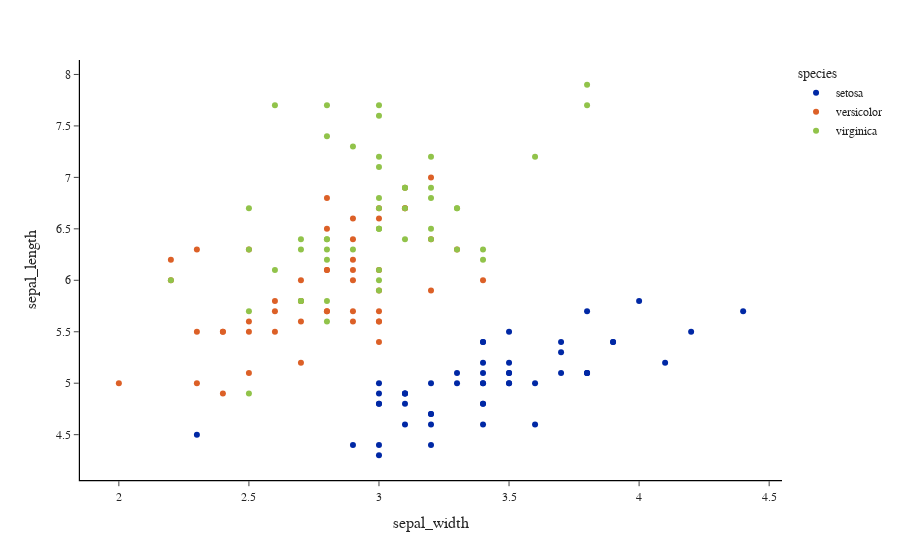

Notebook source saved alongside this figure:
### Code cell
import plotly.express as px
df = px.data.iris()
fig = px.scatter(df, x="sepal_width", y="sepal_length", color="species", template='simple_white+uzh_plotly')
fig.show()

### Figure 1 — Plotly figure (JSON) as saved in the notebook; plotly's stock layout.template omitted (floating-point values rounded to 4 significant figures)
{"data": [{"hovertemplate": "species=setosa<br>sepal_width=%{x}<br>sepal_length=%{y}<extra></extra>", "legendgroup": "setosa", "marker": {"color": "#0028a5", "symbol": "circle"}, "mode": "markers", "name": "setosa", "orientation": "v", "showlegend": true, "type": "scatter", "x": [3.5, 3, 3.2, 3.1, 3.6, 3.9, 3.4, 3.4, 2.9, 3.1, 3.7, 3.4, 3, 3, 4, 4.4, 3.9, 3.5, 3.8, 3.8, 3.4, 3.7, 3.6, 3.3, 3.4, 3, 3.4, 3.5, 3.4, 3.2, 3.1, 3.4, 4.1, 4.2, 3.1, 3.2, 3.5, 3.1, 3, 3.4, 3.5, 2.3, 3.2, 3.5, 3.8, 3, 3.8, 3.2, 3.7, 3.3], "xaxis": "x", "y": [5.1, 4.9, 4.7, 4.6, 5, 5.4, 4.6, 5, 4.4, 4.9, 5.4, 4.8, 4.8, 4.3, 5.8, 5.7, 5.4, 5.1, 5.7, 5.1, 5.4, 5.1, 4.6, 5.1, 4.8, 5, 5, 5.2, 5.2, 4.7, 4.8, 5.4, 5.2, 5.5, 4.9, 5, 5.5, 4.9, 4.4, 5.1, 5, 4.5, 4.4, 5, 5.1, 4.8, 5.1, 4.6, 5.3, 5], "yaxis": "y"}, {"hovertemplate": "species=versicolor<br>sepal_width=%{x}<br>sepal_length=%{y}<extra></extra>", "legendgroup": "versicolor", "marker": {"color": "#dc6027", "symbol": "circle"}, "mode": "markers", "name": "versicolor", "orientation": "v", "showlegend": true, "type": "scatter", "x": [3.2, 3.2, 3.1, 2.3, 2.8, 2.8, 3.3, 2.4, 2.9, 2.7, 2, 3, 2.2, 2.9, 2.9, 3.1, 3, 2.7, 2.2, 2.5, 3.2, 2.8, 2.5, 2.8, 2.9, 3, 2.8, 3, 2.9, 2.6, 2.4, 2.4, 2.7, 2.7, 3, 3.4, 3.1, 2.3, 3, 2.5, 2.6, 3, 2.6, 2.3, 2.7, 3, 2.9, 2.9, 2.5, 2.8], "xaxis": "x", "y": [7, 6.4, 6.9, 5.5, 6.5, 5.7, 6.3, 4.9, 6.6, 5.2, 5, 5.9, 6, 6.1, 5.6, 6.7, 5.6, 5.8, 6.2, 5.6, 5.9, 6.1, 6.3, 6.1, 6.4, 6.6, 6.8, 6.7, 6, 5.7, 5.5, 5.5, 5.8, 6, 5.4, 6, 6.7, 6.3, 5.6, 5.5, 5.5, 6.1, 5.8, 5, 5.6, 5.7, 5.7, 6.2, 5.1, 5.7], "yaxis": "y"}, {"hovertemplate": "species=virginica<br>sepal_width=%{x}<br>sepal_length=%{y}<extra></extra>", "legendgroup": "virginica", "marker": {"color": "#91c34a", "symbol": "circle"}, "mode": "markers", "name": "virginica", "orientation": "v", "showlegend": true, "type": "scatter", "x": [3.3, 2.7, 3, 2.9, 3, 3, 2.5, 2.9, 2.5, 3.6, 3.2, 2.7, 3, 2.5, 2.8, 3.2, 3, 3.8, 2.6, 2.2, 3.2, 2.8, 2.8, 2.7, 3.3, 3.2, 2.8, 3, 2.8, 3, 2.8, 3.8, 2.8, 2.8, 2.6, 3, 3.4, 3.1, 3, 3.1, 3.1, 3.1, 2.7, 3.2, 3.3, 3, 2.5, 3, 3.4, 3], "xaxis": "x", "y": [6.3, 5.8, 7.1, 6.3, 6.5, 7.6, 4.9, 7.3, 6.7, 7.2, 6.5, 6.4, 6.8, 5.7, 5.8, 6.4, 6.5, 7.7, 7.7, 6, 6.9, 5.6, 7.7, 6.3, 6.7, 7.2, 6.2, 6.1, 6.4, 7.2, 7.4, 7.9, 6.4, 6.3, 6.1, 7.7, 6.3, 6.4, 6, 6.9, 6.7, 6.9, 5.8, 6.8, 6.7, 6.7, 6.3, 6.5, 6.2, 5.9], "yaxis": "y"}], "layout": {"legend": {"title": {"text": "species"}, "tracegroupgap": 0}, "margin": {"t": 60}, "xaxis": {"anchor": "y", "domain": [0, 1], "title": {"text": "sepal_width"}}, "yaxis": {"anchor": "x", "domain": [0, 1], "title": {"text": "sepal_length"}}}}
